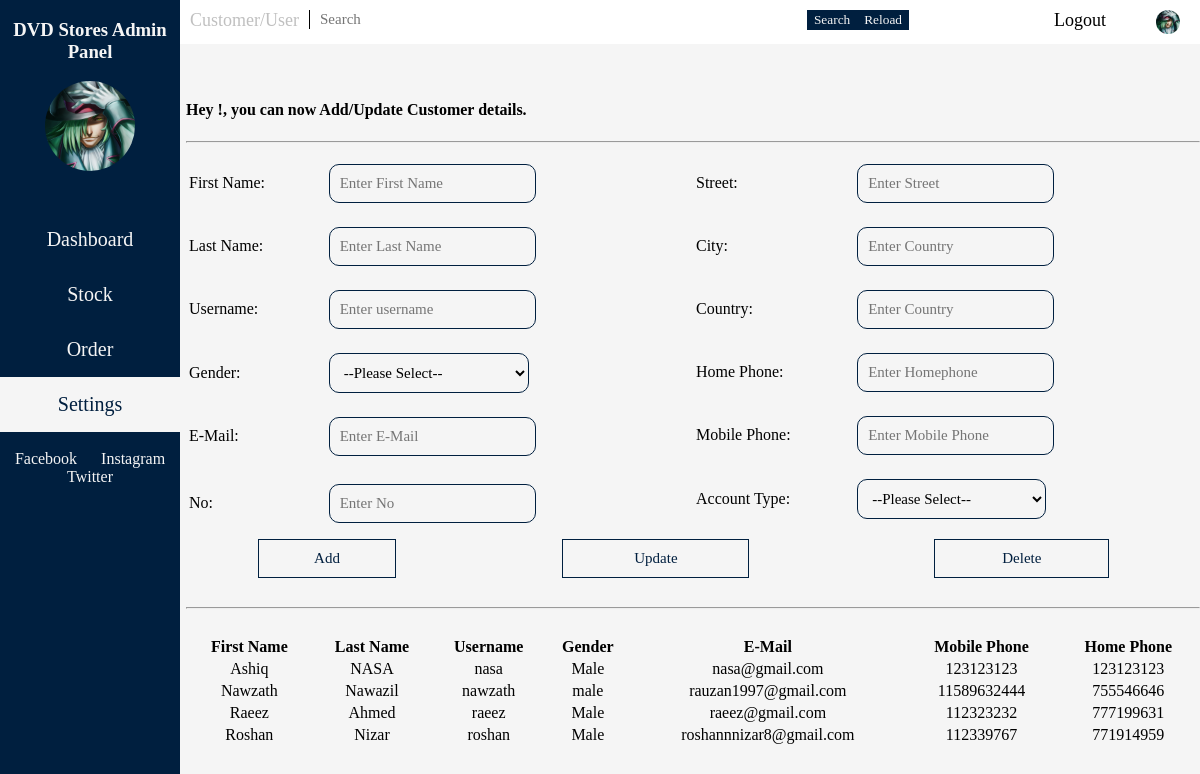
The app's page /DS-Customer.php with its own data.
### tables this page shows
CREATE TABLE IF NOT EXISTS `user_registration` (
  `firstname` varchar(50) NOT NULL,
  `lastname` varchar(50) NOT NULL,
  `username` varchar(50) NOT NULL,
  `gender` varchar(10) NOT NULL,
  `email` varchar(150) NOT NULL,
  `password` varchar(8) NOT NULL,
  `no` varchar(50) NOT NULL,
  `street` varchar(60) NOT NULL,
  `city` varchar(40) NOT NULL,
  `country` varchar(40) NOT NULL,
  `homephone` bigint(20) NOT NULL,
  `mobilephone` bigint(20) NOT NULL,
  `accounttype` varchar(20) NOT NULL,
  PRIMARY KEY (`username`)
);

### DS-Customer.php (the view, shortened to what this page needs)
<?php
require 'connection.php';
?>
<!DOCTYPE html>
<html lang="en">
<head>
</head>
<body>
<div class="navitop">
    <label style="float:left;margin-left:15%;font-size:18px">Customer/User</label>
    <form class="searchbar" method="POST" action="DS-Customer.php">
        <input type="text" placeholder="Search" name="searchproduct"><input type="submit" name="btnsearch" value="Search"><input type="submit" value="Reload" name="btnreload">
    </form>
    <a href="sessionDestroy.php">Logout</a>
    <img src="anime1.jpg" class="profpic" onclick="openNav()"/>
</div>
<div class="sideNavi">
    <h3>DVD Stores Admin Panel</h3>
    <img src="anime1.jpg" class="profi" onclick="openNav()"/>
    <br/>
    <a href="DS-Dashboard.php"><button class="btndashboard">Dashboard</button></a><br/>
    <a href="DS-Stock.php"><button class="btnstock">Stock</button></a><br/>
    <a href="DS-Order.php"><button class="btnorder">Order</button></a><br/>
    <a href="DS-Setting.php"><button class="btnsetting" style="background-color: whitesmoke;color:#001f3f;background-image: url(settings.png);background-repeat: no-repeat;background-size: 30%;background-position-x: -5px;background-position-y: -5px;">Settings</button></a><br/><br/>
    <a href="#" class="social">Facebook</a>
    <a href="#" class="social">Instagram</a>
    <a href="#" class="social">Twitter</a>
</div>
<div class="main">
    <h4>Hey <?php echo $_SESSION["loginuser"];?>!, you can now Add/Update Customer details.</h4>
    <hr/>
    <form method="POST" action="DS-Customer.php" class="myform">
        <table style="float:left;width:50%">
            <tr>
                <td>First Name: </td>
                <td><input type="text" placeholder="Enter First Name" name="fname"></td>
            </tr>
            <tr>
                <td>Last Name: </td>
                <td><input type="text" placeholder="Enter Last Name" name="lname"></td>
            </tr>
            <tr>
                <td>Username: </td>
                <td><input type="text" placeholder="Enter username" name="uname"></td>
            </tr>
            <tr>
                <td>Gender: </td>
                <td>
                    <select name="gen">
                        <option>--Please Select--</option>
                    </select>
                </td>
            </tr>
            <tr>
                <td>E-Mail: </td>
                <td><input type="email" placeholder="Enter E-Mail" name="emailaddress"></td>
            </tr>
            <tr>
                <td><input hidden type="text" placeholder="Enter Password" value="admin123" name="pass"></td>
            <tr>
                <td>No: </td>
                <td><input type="text" placeholder="Enter No" name="noaddress"></td>
            </tr>
        </table>
        <table style="float:right;width:50%">
            <tr>
                <td>Street: </td>
                <td><input type="text" placeholder="Enter Street" name="streetaddress"></td>
            </tr>
            <tr>
                <td>City: </td>
                <td><input type="text" placeholder="Enter Country" name="cityaddress"></td>
            </tr>
            <tr>
                <td>Country: </td>
                <td><input type="text" placeholder="Enter Country" name="countryaddress"></td>
            </tr>
            <tr>
                <td>Home Phone: </td>
                <td><input type="text" placeholder="Enter Homephone" name="home"></td>
            </tr>
            <tr>
                <td>Mobile Phone: </td>
                <td><input type="text" placeholder="Enter Mobile Phone" name="mobile"></td>
            </tr>
            <tr>
                <td>Account Type: </td>
                <td>
                    <select name="accounttype">
                        <option>--Please Select--</option>
                    </select>
                </td>
            </tr>
        </table>
        <br/><br/>
        <table style="width:100%;text-align:center">
            <tr>
                <td><input type="submit" name="btnadd" value="Add"></td>
                <td><input type="submit" name="btnupdate" value="Update"></td>
                <td><input type="submit" name="btndelete" value="Delete"></td>
            </tr>
        </table>
    </form>
    <br/>
    <hr/>
    <br/>
    <table class="detailsStock" style="width:100%;">
        <tr>
            <th>First Name</th>
            <th>Last Name</th>
            <th>Username</th>
            <th>Gender</th>
            <th>E-Mail</th>
            <th>Mobile Phone</th>
            <th>Home Phone</th>
        </tr>
        <?php
        if(isset($_POST["btnsearch"]))
        {
            $selectValues = "SELECT * FROM user_registration WHERE username='$searchproduct'";
            $selected = $con->query($selectValues);
            while ($row = mysqli_fetch_assoc($selected)) {
                ?>
                <tr>
                    <td><?php echo $row["firstname"]; ?></td>
                    <td><?php echo $row["lastname"]; ?></td>
                    <td><?php echo $row["username"]; ?></td>
                    <td><?php echo $row["gender"]; ?></td>
                    <td><?php echo $row["email"]; ?></td>
                    <td><?php echo $row["mobilephone"]; ?></td>
                    <td><?php echo $row["homephone"]; ?></td>
                </tr>
                <?php
            }
        }
        else
        {
            $selectValues = "SELECT * FROM user_registration";
            $selected = $con->query($selectValues);
            while ($row = mysqli_fetch_assoc($selected)) {
                ?>
                <tr>
                    <td><?php echo $row["firstname"]; ?></td>
                    <td><?php echo $row["lastname"]; ?></td>
                    <td><?php echo $row["username"]; ?></td>
                    <td><?php echo $row["gender"]; ?></td>
                    <td><?php echo $row["email"]; ?></td>
                    <td><?php echo $row["mobilephone"]; ?></td>
                    <td><?php echo $row["homephone"]; ?></td>
                </tr>
                <?php
            }
        }
        ?>
    </table>
</div>
</body>
</html>

### DS-Customer.php (style rules this page uses)
body { background-color: whitesmoke; }
.navitop { width:100%; position: fixed; z-index:50; overflow: hidden; background-color: white; top:0; left:0; padding:10px; text-align:right; }
.navitop a { text-decoration: none; margin:10px; color:black; font-size:18px; font-family: Calibri; }
.profpic { width:2%; float:right; border-radius: 100%; margin-right:30px; cursor: pointer; margin-left:20px; }
h1,label { font-family: Calibri; color:silver; }
.sideNavi { width:15%; background-color: #001f3f; height:100%; position: fixed; top:0; left:0; z-index:52; text-align: center; }
.social { color:whitesmoke; text-decoration: none; font-family: Calibri; padding:10px; }
h3 { color:whitesmoke; font-family: Calibri; }
.profi { width: 50%; border-radius: 50%; cursor: pointer; }
button { background-color: transparent; width:100%; outline:none; border: 1px solid transparent; color:whitesmoke; font-size:20px; font-family: Calibri; cursor: pointer; padding:15px; transition-duration: 0.5s; }
.btndashboard { background-image: url("dashi.png"); background-repeat: no-repeat; background-size: 30%; background-position-x: -5px; background-position-y: -5px; }
.btnstock { background-image: url("stocki.png"); background-repeat: no-repeat; background-size: 30%; background-position-x: -5px; background-position-y: -5px; }
.btnorder { background-image: url("orderi.png"); background-repeat: no-repeat; background-size: 30%; background-position-x: -5px; background-position-y: -5px; }
.btnsetting { background-image: url("setti.png"); background-repeat: no-repeat; background-size: 30%; background-position-x: -5px; background-position-y: -5px; }
.main { position: absolute; float:right; top:10%; right:0; width:84.5%; background-color: whitesmoke; padding-left:10px; }
h4 { color:black; font-family: Calibri; }
.myform input[type=text],.myform option,.myform select,.myform input[type=email] { width:50%; background-color: transparent; border:1px solid #001f3f; outline:none; font-size:15px; font-family: Calibri; padding:10px; margin:10px; font-family: Calibri; border-radius: 10px; }
.myform select,.myform option { width:54%; }
.myform input[type=submit] { width:50%; background-color: transparent; border:1px solid #001f3f; color:#001f3f; font-size:15px; font-family: Calibri; padding:10px; }
.myform td { font-family: Calibri; }
.detailsStock th,.detailsStock td { font-family:Calibri; text-align: center; }
.searchbar { float:left; margin-left:10px; width:50%; }
.searchbar input[type=text] { border:none; float:left; padding-left:10px; outline:none; border-left:1px solid black; font-family: Calibri; font-size:15px; width:50%; }
.searchbar input[type=submit] { background-color: #001f3f; color:whitesmoke; font-family: Calibri; border:1px solid #001f3f; outline:none; }

### records on screen
user_registration: firstname "Ashiq", lastname "NASA", username "nasa", gender "Male", email "nasa@gmail.com", mobilephone "123123123", homephone "123123123"
user_registration: firstname "Nawzath", lastname "Nawazil", username "nawzath", gender "male", email "rauzan1997@gmail.com", mobilephone "11589632444", homephone "755546646"
user_registration: firstname "Raeez", lastname "Ahmed", username "raeez", gender "Male", email "raeez@gmail.com", mobilephone "112323232", homephone "777199631"
user_registration: firstname "Roshan", lastname "Nizar", username "roshan", gender "Male", email "roshannnizar8@gmail.com", mobilephone "112339767", homephone "771914959"
